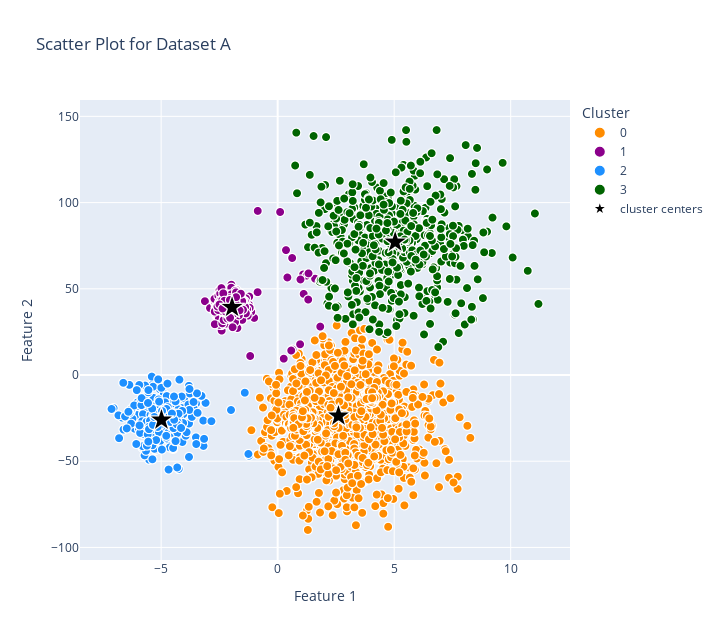

The notebook cell this image was saved under:
### Code cell
print_clustering(
    scaler.inverse_transform(X),
    cluster_centers=scaler.inverse_transform(kmeans_random_4c.cluster_centers_),
    cluster_assignments=cluster_assignments,
    title='Scatter Plot for Dataset A', labels={'0': 'Feature 1', '1': 'Feature 2'})

### Figure 1 — Plotly figure (JSON) as saved in the notebook; plotly's stock layout.template omitted (floating-point values rounded to 4 significant figures; data arrays with more than 128 entries replaced by an {"elided": "..."} marker saying what was removed)
{"data": [{"hovertemplate": "Cluster=0<br>Feature 1=%{x}<br>Feature 2=%{y}<br>size=%{marker.size}<extra></extra>", "legendgroup": "0", "marker": {"color": "darkorange", "opacity": 1, "size": {"elided": "2491 int values"}, "sizemode": "area", "sizeref": 0.0125, "symbol": "circle"}, "mode": "markers", "name": "0", "showlegend": true, "type": "scattergl", "x": {"elided": "2491 float values"}, "xaxis": "x", "y": {"elided": "2491 float values"}, "yaxis": "y"}, {"hovertemplate": "Cluster=1<br>Feature 1=%{x}<br>Feature 2=%{y}<br>size=%{marker.size}<extra></extra>", "legendgroup": "1", "marker": {"color": "darkmagenta", "opacity": 1, "size": {"elided": "1018 int values"}, "sizemode": "area", "sizeref": 0.0125, "symbol": "circle"}, "mode": "markers", "name": "1", "showlegend": true, "type": "scattergl", "x": {"elided": "1018 float values"}, "xaxis": "x", "y": {"elided": "1018 float values"}, "yaxis": "y"}, {"hovertemplate": "Cluster=2<br>Feature 1=%{x}<br>Feature 2=%{y}<br>size=%{marker.size}<extra></extra>", "legendgroup": "2", "marker": {"color": "dodgerblue", "opacity": 1, "size": {"elided": "254 int values"}, "sizemode": "area", "sizeref": 0.0125, "symbol": "circle"}, "mode": "markers", "name": "2", "showlegend": true, "type": "scattergl", "x": {"elided": "254 float values"}, "xaxis": "x", "y": {"elided": "254 float values"}, "yaxis": "y"}, {"hovertemplate": "Cluster=3<br>Feature 1=%{x}<br>Feature 2=%{y}<br>size=%{marker.size}<extra></extra>", "legendgroup": "3", "marker": {"color": "darkgreen", "opacity": 1, "size": {"elided": "487 int values"}, "sizemode": "area", "sizeref": 0.0125, "symbol": "circle"}, "mode": "markers", "name": "3", "showlegend": true, "type": "scattergl", "x": {"elided": "487 float values"}, "xaxis": "x", "y": {"elided": "487 float values"}, "yaxis": "y"}, {"hovertemplate": "Cluster=cluster centers<br>Feature 1=%{x}<br>Feature 2=%{y}<br>size=%{marker.size}<extra></extra>", "legendgroup": "cluster centers", "marker": {"color": "black", "opacity": 1, "size": [5, 5, 5, 5], "sizemode": "area", "sizeref": 0.0125, "symbol": "star"}, "mode": "markers", "name": "cluster centers", "showlegend": true, "type": "scattergl", "x": [-4.987, 2.607, -1.956, 5.043], "xaxis": "x", "y": [-26.05, -23.74, 39.24, 77.11], "yaxis": "y"}], "layout": {"height": 640, "legend": {"itemsizing": "constant", "title": {"text": "Cluster"}, "tracegroupgap": 0}, "title": {"text": "Scatter Plot for Dataset A"}, "width": 720, "xaxis": {"anchor": "y", "domain": [0, 1], "title": {"text": "Feature 1"}}, "yaxis": {"anchor": "x", "domain": [0, 1], "title": {"text": "Feature 2"}}}}
